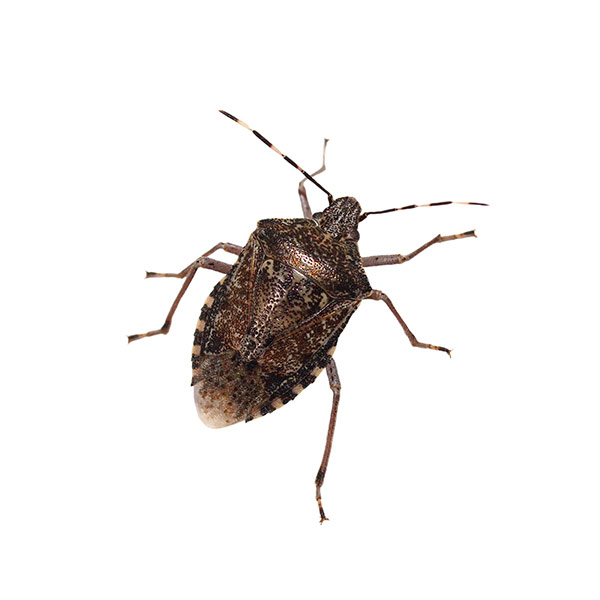
#> input picture exercises/stinkbug4.JPG, 600 x 600 px, found by its file name
$ jupyter execute bug.ipynb   (shell and % lines are left out)
#> lines starting #> are read from the running program, lines starting #| are printed output that depends on the picture
# Example for a matrix

The following example will show what matrices and vectors are good for. _The python code is not important._ You will get to know these and other commands in the course of this module.

We are going to start with a picture.

A comment for all of you who have some experience with programming in python: Most of the code you will see is not elegant or efficient but it does the job and is "easy" to read for beginners.

[cell 1]

import numpy as np
import matplotlib.pyplot as plt
import matplotlib.image as mpimg
from skimage.transform import rescale
img = mpimg.imread('stinkbug4.JPG')
#> img is the input picture: shape (600, 600, 3); mean R, G, B 240.7, 238.6, 237.7
plt.imshow(img)

This is a stinkbug, so hopefully no one is offended with what I'm going to do with the bug (or at least the picture of it).

If you open the picture with an image viewer, you can enlarge or reduce the picture or rotate it. Now the important question: What's going on behind the scene if you do rotate the picture? Or in other words: What does the computer do to achieve the rotation?

One simple solution is using a matrix and vectors.

The simplify the procedure, we prepare the bug. Again, ignore the python code.

[cell 2]
img = rescale(img, .2)
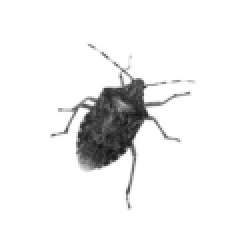
#> img: shape (120, 120, 1) float64 (shown 2 times larger); min 0.0848, max 1, mean 0.937

img = np.delete(img,np.arange(20), axis=0)
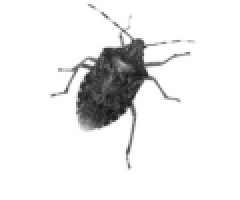
#> img: shape (100, 120, 1) float64 (shown 2 times larger); min 0.0848, max 1, mean 0.924
img = np.delete(img,np.arange(80,100), axis=0)
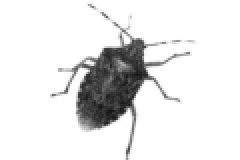
#> img: shape (80, 120, 1) float64 (shown 2 times larger); min 0.0848, max 1, mean 0.905
img = np.delete(img,np.arange(20), axis=1)
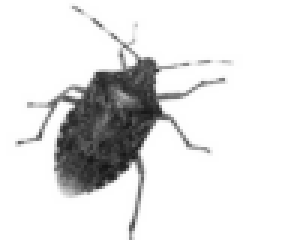
#> img: shape (80, 100, 1) float64 (shown 3 times larger); min 0.0848, max 1, mean 0.887
img = np.delete(img,np.arange(80,100), axis=1)
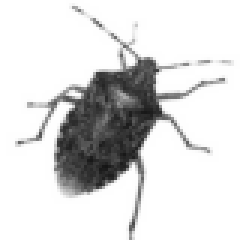
#> img: shape (80, 80, 1) float64 (shown 3 times larger); min 0.0848, max 1, mean 0.858

col =np.zeros(img.shape[0]*img.shape[1])
#> col = 6400 values from 0 to 0

k = 0
for i in np.arange(img.shape[0]):
    for j in np.arange(img.shape[1]):
        col[k] = np.round(.99*img[i,j,:],0)
        k = k+1
#> after the loop, col = 6400 values, max 1 at index 0, min 0 at index 266, mean 0.832; k = 6400

image = np.array([np.repeat(np.arange(img.shape[0]),img.shape[1]), np.tile(np.arange(img.shape[1]),img.shape[0])]).T
image[:,0] = image[:,0] - 40
image[:,1] = image[:,1] - 40

image = image[col==0,:]
#> image = 1074 pairs, first value -37 to 36, second value -34 to 34


plt.plot(image[:,0],image[:,1],"o",color="black")
plt.axis('square')
plt.xlim(-40,40)
plt.ylim(-40,40)
plt.savefig("bug01.eps",bbox_inches="tight")
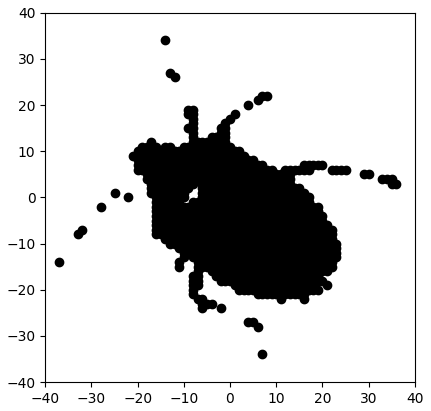
#> figure drawn by matplotlib, 1 panel

The picture has been greatly simplified, but that doesn't change the principle of image processing. Important, we have now a dataframe _image_, which consists of the coordinates of the black points.

[cell 3]
print(image)
#> (printed output is left out)
image.size
#> Out = 2148

The first entry in the array (which you will get to know soon) is [-37,-14] and this corresponds to the coordinates (-37,-14) of the black point on the far left side.

Now, we define a matrix like you have seen in the introduction slides.

[cell 4]
a_11 = .5
a_12 = 1
a_21 = 0
a_22 = 1

A = np.array([[a_11,a_12],[a_21,a_22]])
A

We can take the coordinates of a black point and create a vector:

[cell 5]
b = np.array([-37,-14])
b

We now multiply the matrix A with the vector b:

[cell 6]
c = np.matmul(A, b)
c

The matrix $A$ transforms a vector $b$ into a vector $c$. In this case, the point (-37, -14) is moved to the point (-32.5, -14). The reason why this is so will be part of this module. But for now, let's leave the details.

Now, we want transform _all_ black points with the matrix $A$. That's what the following code does. Again, forget what the code looks like except the two lines in the for-loop:

    b = np.array([image[k,0],image[k,1]])
    c = np.matmul(A,b)

These commands transform the coordinates of the black points.

[cell 7]
image_mat = np.copy(image)
#> image_mat has the same summary as image

for k in np.arange(image.shape[0]):
    b = np.array([image[k,0],image[k,1]])
    c = np.matmul(A,b)
    image_mat[k, 0] = c[0]
    image_mat[k, 1] = c[1]
#> this loop made 1074 passes
#> (b, c) on passes 1 to 3: ([-37, -14], [-32.5, -14]), ([-33, -8], [-24.5, -8]), ([-32, -7], [-23, -7])
#> after the loop, image_mat = 1074 pairs, first value -32 to 27, second value -34 to 34

plt.plot(image_mat[:, 0], image_mat[:, 1],"o",color="black")
plt.axis('square')
plt.xlim(-40,40)
plt.ylim(-40,40)
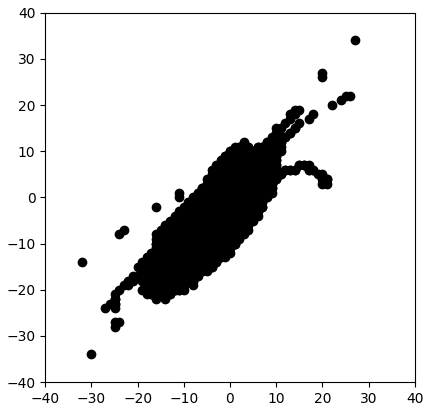
#> figure drawn by matplotlib, 1 panel

The original bug is rotated and stretched. Now let's play around with the values in the matrix. Before we do that, we define a plot-function, so that you don't see the same code over and over again.

[cell 8]
def plot(A):
    image_mat = np.copy(image)
#> image_mat has the same summary as image outside plot

    for k in np.arange(image.shape[0]):
        b = np.array([image[k, 0],image[k, 1]])
        c = np.matmul(A,b)
        image_mat[k, 0] = c[0]
        image_mat[k, 1] = c[1]
#> this loop made 1074 passes
#> (b, c) on passes 1 to 3: ([-37, -14], [-37, 0]), ([-33, -8], [-33, 0]), ([-32, -7], [-32, 0])
#> after the loop, image_mat = 1074 pairs, first value -37 to 36, second value 0 to 0

    plt.plot(image_mat[:, 0], image_mat[:, 1],"o",color="black")
    plt.axis('square')
    plt.xlim(-40,40)
    plt.ylim(-40,40)

[cell 9]
a_11 = 1
a_12 = 0
a_21 = 0
a_22 = 0

A = np.array([[a_11,a_12],[a_21,a_22]])
print(A)

plot(A)
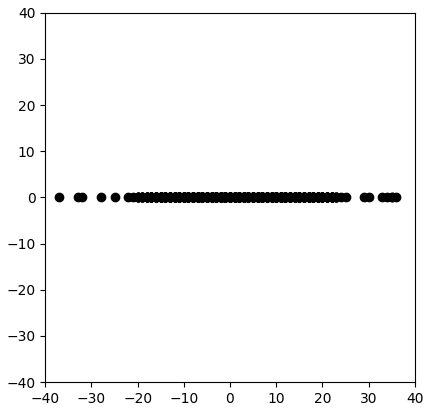
#> figure drawn by matplotlib, 1 panel

[cell 10]
im = image_mat / 10
#> im = 1074 pairs, first value -3.2 to 2.7, second value -3.4 to 3.4
np.savetxt("bugtxt3.txt",im, delimiter=" ")

That's the original bug. The matrix $\begin{bmatrix}1&0\\0&1\end{bmatrix}$ does "nothing".

[cell 11]
a_11 = 1
a_12 = 0
a_21 = 0
a_22 = 1

A = np.array([[a_11,a_12],[a_21,a_22]])
print(A)

plot(A)
#> the loop in plot (call 2), `for k in np.arange(image.shape[0]):` made 1074 passes
#> c on passes 1 to 3: [-37, -14], [-33, -8], [-32, -7]

The has been mirrored along the x axis.

[cell 12]
a_11 = 1/2
a_12 = 1
a_21 = 1
a_22 = 1/2

A = np.array([[a_11,a_12],[a_21,a_22]])
print(A)

plot(A)
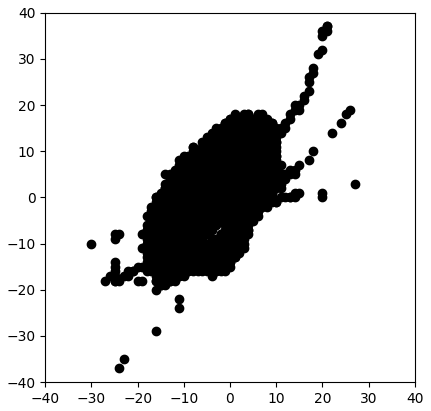
#> figure drawn by matplotlib, 1 panel

The original bug has been enlarged by the factor 2.

We introduce now a special matrix, the rotation matrix. Again, forget the details, you will see them soon enough. We just want to show you, what different matrices do.

[cell 13]
deg = 70

A = np.array([[np.cos(np.radians(deg)), -np.sin(np.radians(deg))],[np.sin(np.radians(deg)),np.cos(np.radians(deg))]])

print(A)

plot(A)
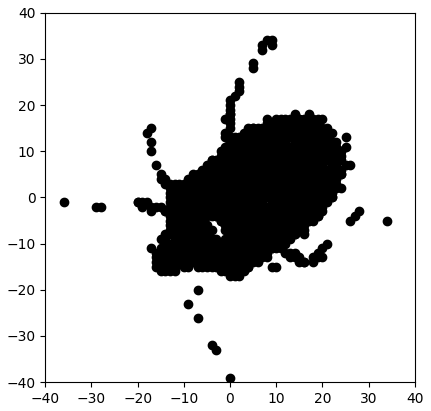
#> figure drawn by matplotlib, 1 panel
